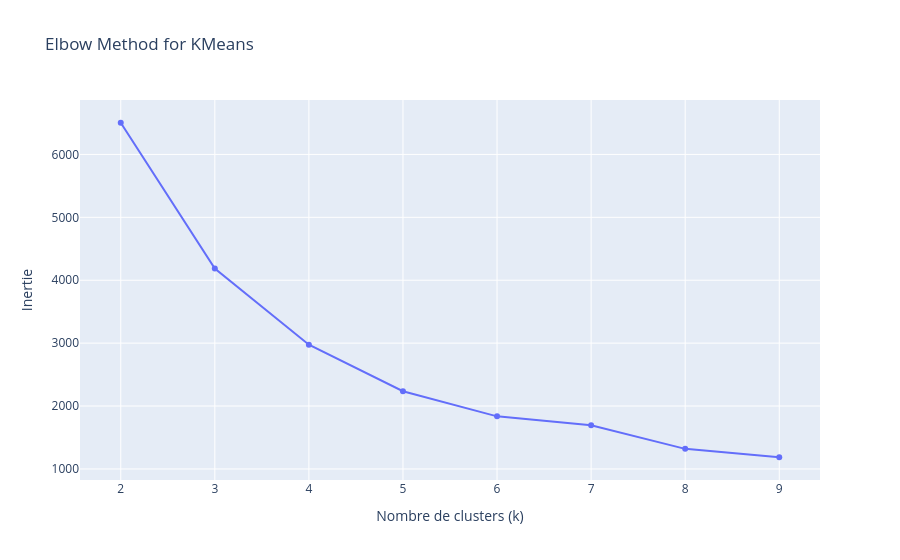
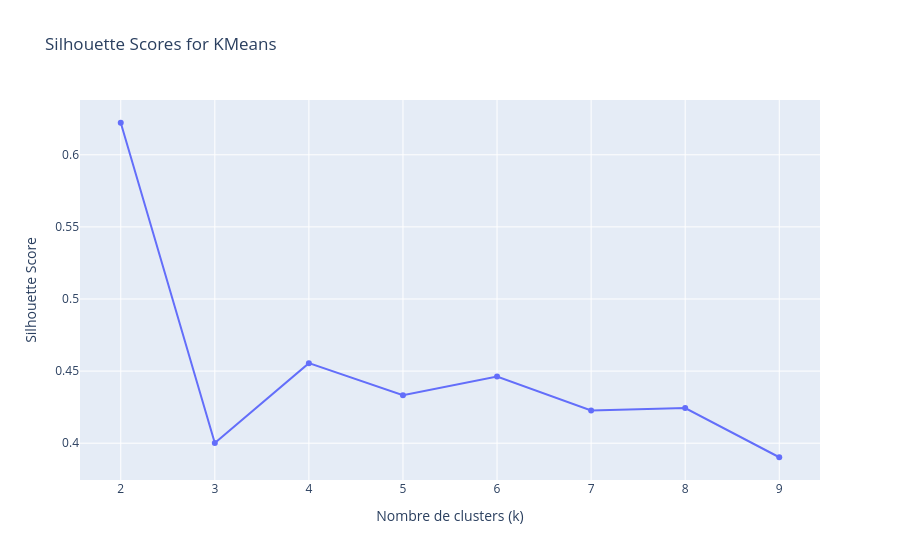

Notebook code for these charts, in order:
### Code cell
# Elbow method pour déterminer le nombre optimal de clusters pour Kmeans
inertia = []
silhouette_scores = []
K = range(2, 10)


for k in K:
    kmeans = KMeans(n_clusters=k, random_state=42)
    kmeans.fit(X)
    inertia.append(kmeans.inertia_)
    silhouette_scores.append(silhouette_score(X, kmeans.labels_))

fig_elbow = px.line(x=K, y=inertia, title="Elbow Method for KMeans", markers=True, labels={"x": "Nombre de clusters (k)", "y": "Inertie"})
fig_elbow.show()
fig_silhouette = px.line(x=K, y=silhouette_scores, title="Silhouette Scores for KMeans", markers=True, labels={"x": "Nombre de clusters (k)", "y": "Silhouette Score"})
fig_silhouette.show()

### Figure 1 — Plotly figure (JSON) as saved in the notebook; plotly's stock layout.template omitted (floating-point values rounded to 4 significant figures)
{"data": [{"hovertemplate": "Nombre de clusters (k)=%{x}<br>Inertie=%{y}<extra></extra>", "legendgroup": "", "line": {"color": "#636efa", "dash": "solid"}, "marker": {"symbol": "circle"}, "mode": "lines+markers", "name": "", "orientation": "v", "showlegend": false, "type": "scatter", "x": [2, 3, 4, 5, 6, 7, 8, 9], "xaxis": "x", "y": [6504.0, 4185.0, 2975.0, 2235.0, 1836.0, 1695.0, 1319.0, 1186.0], "yaxis": "y"}], "layout": {"legend": {"tracegroupgap": 0}, "title": {"text": "Elbow Method for KMeans"}, "xaxis": {"anchor": "y", "domain": [0, 1], "title": {"text": "Nombre de clusters (k)"}}, "yaxis": {"anchor": "x", "domain": [0, 1], "title": {"text": "Inertie"}}}}

### Figure 2 — Plotly figure (JSON) as saved in the notebook; plotly's stock layout.template omitted (floating-point values rounded to 4 significant figures)
{"data": [{"hovertemplate": "Nombre de clusters (k)=%{x}<br>Silhouette Score=%{y}<extra></extra>", "legendgroup": "", "line": {"color": "#636efa", "dash": "solid"}, "marker": {"symbol": "circle"}, "mode": "lines+markers", "name": "", "orientation": "v", "showlegend": false, "type": "scatter", "x": [2, 3, 4, 5, 6, 7, 8, 9], "xaxis": "x", "y": [0.6222, 0.4001, 0.4555, 0.4333, 0.4462, 0.4227, 0.4244, 0.3903], "yaxis": "y"}], "layout": {"legend": {"tracegroupgap": 0}, "title": {"text": "Silhouette Scores for KMeans"}, "xaxis": {"anchor": "y", "domain": [0, 1], "title": {"text": "Nombre de clusters (k)"}}, "yaxis": {"anchor": "x", "domain": [0, 1], "title": {"text": "Silhouette Score"}}}}
